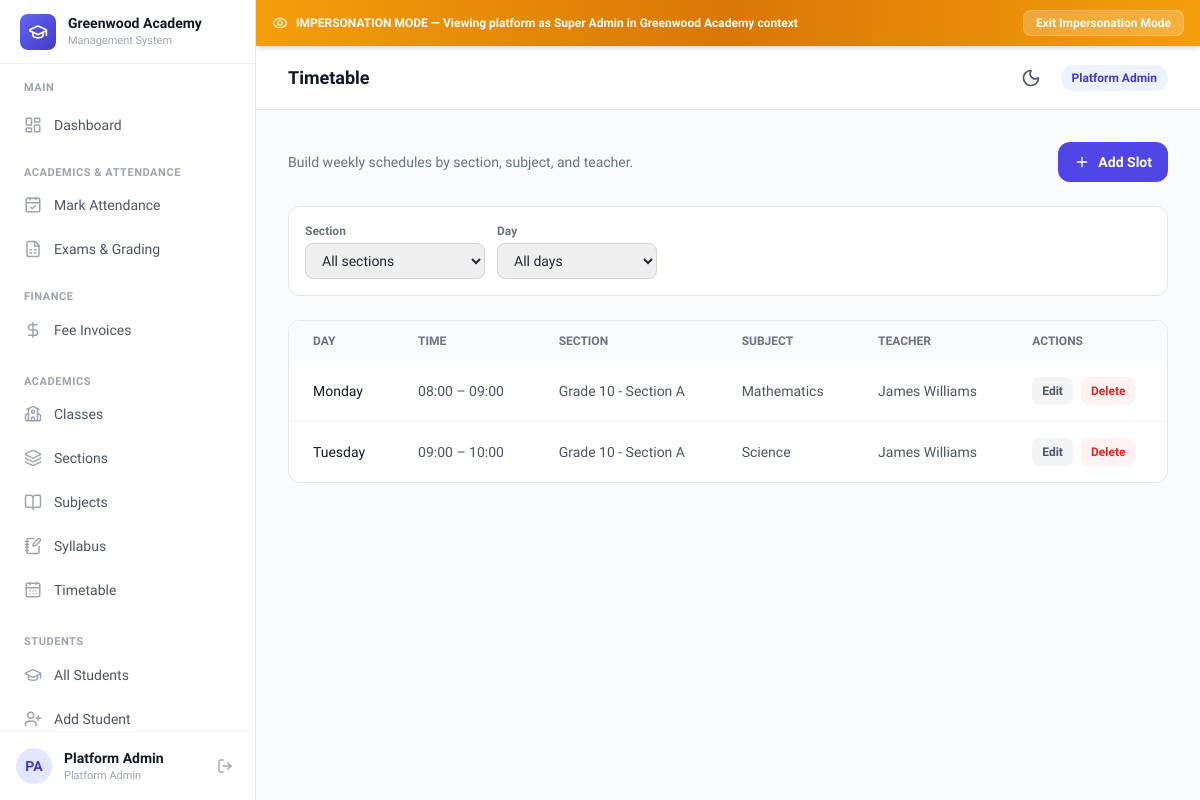
The page /academics/timetable/ (signed in) on the database as committed earlier.
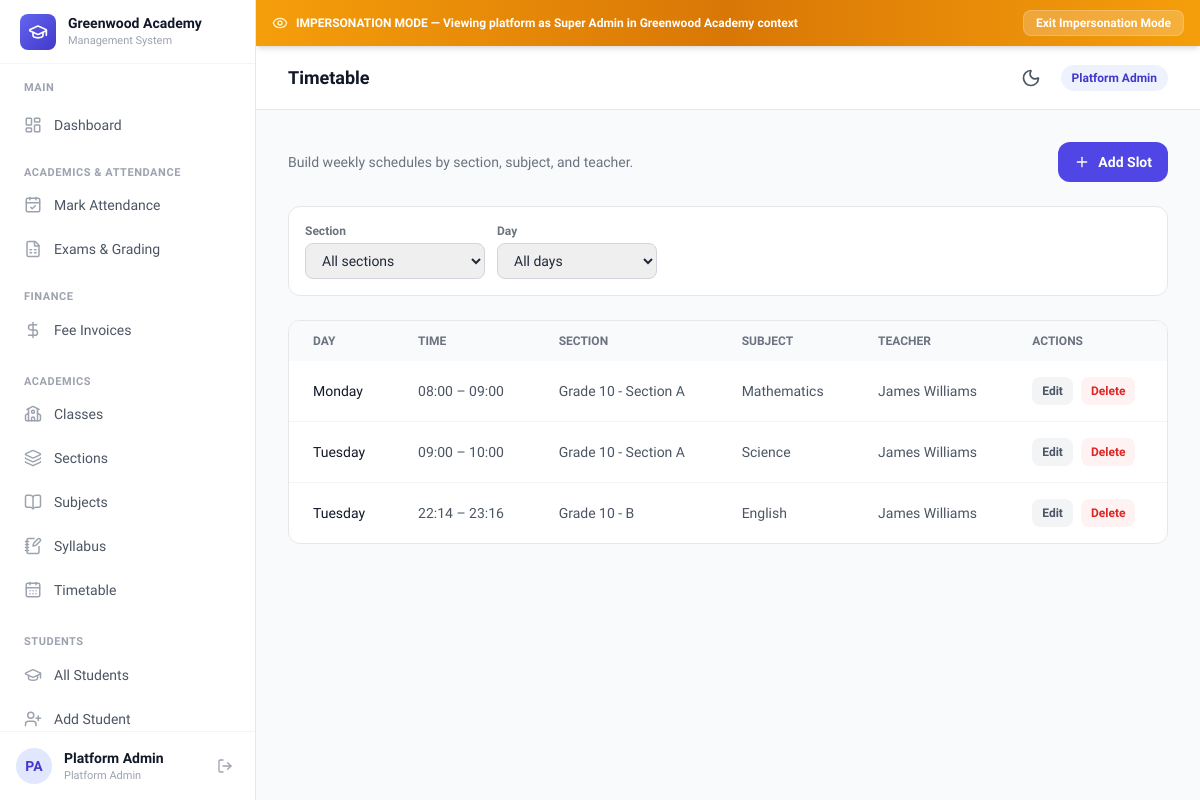
The same page on the database as committed later.
### core/models.py (models this page shows, shortened)
class TenantModel(models.Model):
    school = models.ForeignKey(
        School,
        on_delete=models.CASCADE,
        related_name='%(class)s_set',
    )
    objects = TenantManager()
    unscoped = UnscopedManager()
    class Meta:
        abstract = True

class Timetable(TenantModel):
    section = models.ForeignKey(
        Section,
        on_delete=models.CASCADE,
        related_name='timetables'
    )
    subject = models.ForeignKey(
        Subject,
        on_delete=models.CASCADE,
        related_name='timetables'
    )
    teacher = models.ForeignKey(
        settings.AUTH_USER_MODEL,
        on_delete=models.CASCADE,
        related_name='timetables'
    )
    day_of_week = models.CharField(
        max_length=20,
        choices=DayOfWeekChoices.choices
    )
    start_time = models.TimeField()
    end_time = models.TimeField()
    class Meta:
        ordering = ['day_of_week', 'start_time']

class Section(TenantModel):
    classroom = models.ForeignKey(
        ClassRoom,
        on_delete=models.CASCADE,
        related_name='sections'
    )
    name = models.CharField(max_length=100)
    class_teacher = models.ForeignKey(
        settings.AUTH_USER_MODEL,
        on_delete=models.SET_NULL,
        null=True,
        blank=True,
        related_name='managed_sections'
    )
    class Meta:
        ordering = ['classroom__name', 'name']
        unique_together = ['classroom', 'name']
    def __str__(self):
        return f"{self.classroom.name} - {self.name}"

class ClassRoom(TenantModel):
    name = models.CharField(max_length=200)
    code = models.CharField(max_length=50)
    class Meta:
        ordering = ['name']
        unique_together = ['school', 'code']

class Subject(TenantModel):
    name = models.CharField(max_length=200)
    code = models.CharField(max_length=50)
    class Meta:
        ordering = ['name']
        unique_together = ['school', 'code']

class User(AbstractUser):
    username = None  # Remove username field
    email = models.EmailField('email address', unique=True)
    school = models.ForeignKey(
        School,
        on_delete=models.CASCADE,
        null=True,
        blank=True,
        related_name='users',
    )
    primary_role = models.CharField(
        max_length=20,
        choices=PrimaryRoleChoices.choices,
        blank=True,
    )
    phone = models.CharField(max_length=20, blank=True)
    USERNAME_FIELD = 'email'
    REQUIRED_FIELDS = []  # email & password are required by default
    objects = UserManager()
    class Meta:
        ordering = ['first_name', 'last_name']
    @property
    def is_school_admin(self):
        return self.primary_role == PrimaryRoleChoices.SCHOOL_ADMIN
    @property
    def role_display(self):
        if self.is_superuser:
            return 'Platform Admin'
        return self.get_primary_role_display()

### core/views.py (the view)
# urls.py: path('academics/timetable/', views.timetable_list, name='timetable_list'),
@school_admin_required
def timetable_list(request):
    section_id = request.GET.get('section', '')
    day = request.GET.get('day', '')
    slots = Timetable.objects.select_related(
        'section', 'section__classroom', 'subject', 'teacher'
    ).all()
    if section_id.isdigit():
        slots = slots.filter(section_id=section_id)
    if day in dict(DayOfWeekChoices.choices):
        slots = slots.filter(day_of_week=day)
    return render(request, 'core/timetable_list.html', {
        'slots': slots,
        'sections': Section.objects.select_related('classroom').all(),
        'days': DayOfWeekChoices.choices,
        'section_filter': section_id,
        'day_filter': day,
    })

### core/managers.py (called while the page is built)
def set_current_school(school):
    _thread_locals.current_school = school

def get_current_school():
    return getattr(_thread_locals, 'current_school', None)

def clear_current_school():
    _thread_locals.current_school = None

    def get_queryset(self):
        qs = TenantQuerySet(self.model, using=self._db)
        current_school = get_current_school()
        if current_school is not None:
            qs = qs.filter(school=current_school)
        return qs

### core/models.py (called while the page is built)
    @property
    def currency_symbol(self):
        return CURRENCY_SYMBOLS.get(self.currency, self.currency)

    @property
    def theme_palette(self):
        return THEME_PALETTES.get(self.theme_color, THEME_PALETTES[ThemeColorChoices.INDIGO])

### templates/core/timetable_list.html (shortened to what this page needs)
{% extends "base.html" %}
{% block page_title %}Timetable{% endblock %}
{% block content %}
<div class="space-y-6">
    <div class="flex flex-col sm:flex-row sm:items-center sm:justify-between gap-4">
        <p class="text-sm text-gray-500">
            Build weekly schedules by section, subject, and teacher.
        </p>
        <a href="{% url 'core:timetable_create' %}" class="inline-flex items-center gap-2 px-4 py-2.5 rounded-xl bg-primary-600 text-white text-sm font-semibold hover:bg-primary-700">
            <i data-lucide="plus" class="w-4 h-4"></i>
            Add Slot
        </a>
    </div>
    <form method="get" class="bg-white rounded-xl border border-gray-200 p-4 flex flex-wrap items-end gap-3">
        <div class="min-w-[180px]">
            <label class="block text-xs font-semibold text-gray-500 mb-1">Section</label>
            <select name="section" class="w-full px-3 py-2 rounded-lg border border-gray-300 text-sm" onchange="this.form.submit()">
                <option value="">All sections</option>
            </select>
        </div>
        <div class="min-w-[160px]">
            <label class="block text-xs font-semibold text-gray-500 mb-1">Day</label>
            <select name="day" class="w-full px-3 py-2 rounded-lg border border-gray-300 text-sm" onchange="this.form.submit()">
                <option value="">All days</option>
            </select>
        </div>
    </form>
    <div class="bg-white rounded-xl border border-gray-200 overflow-hidden">
        <div class="overflow-x-auto">
            <table class="w-full">
                <thead>
                    <tr class="bg-gray-50">
                        <th class="px-6 py-3 text-left text-xs font-semibold text-gray-500 uppercase">Day</th>
                        <th class="px-6 py-3 text-left text-xs font-semibold text-gray-500 uppercase">Time</th>
                        <th class="px-6 py-3 text-left text-xs font-semibold text-gray-500 uppercase">Section</th>
                        <th class="px-6 py-3 text-left text-xs font-semibold text-gray-500 uppercase">Subject</th>
                        <th class="px-6 py-3 text-left text-xs font-semibold text-gray-500 uppercase">Teacher</th>
                        <th class="px-6 py-3 text-left text-xs font-semibold text-gray-500 uppercase">Actions</th>
                    </tr>
                </thead>
                <tbody class="divide-y divide-gray-100">
                    {% for slot in slots %}
                    <tr class="hover:bg-gray-50">
                        <td class="px-6 py-4 text-sm font-medium text-gray-900">{{ slot.get_day_of_week_display }}</td>
                        <td class="px-6 py-4 text-sm text-gray-600">{{ slot.start_time|time:"H:i" }} – {{ slot.end_time|time:"H:i" }}</td>
                        <td class="px-6 py-4 text-sm text-gray-600">{{ slot.section }}</td>
                        <td class="px-6 py-4 text-sm text-gray-600">{{ slot.subject.name }}</td>
                        <td class="px-6 py-4 text-sm text-gray-600">{{ slot.teacher.get_full_name }}</td>
                        <td class="px-6 py-4">
                            <div class="flex flex-wrap gap-2">
                                <a href="{% url 'core:timetable_edit' slot.pk %}" class="px-2.5 py-1.5 rounded-lg text-xs font-semibold text-gray-600 bg-gray-100 hover:bg-gray-200">Edit</a>
                                <form method="post" action="{% url 'core:timetable_delete' slot.pk %}" onsubmit="return confirm('Delete this timetable slot?');">
                                    <button type="submit" class="px-2.5 py-1.5 rounded-lg text-xs font-semibold text-red-600 bg-red-50 hover:bg-red-100">Delete</button>
                                </form>
                            </div>
                        </td>
                    </tr>
                    {% endfor %}
                </tbody>
            </table>
        </div>
    </div>
</div>
{% endblock %}

Rows that differ between the two databases and show on the page:
added Timetable: day_of_week "Tuesday", start_time "22:14", end_time "23:16", section "Grade 10 - B", subject.name "English", teacher.get_full_name "James Williams"
